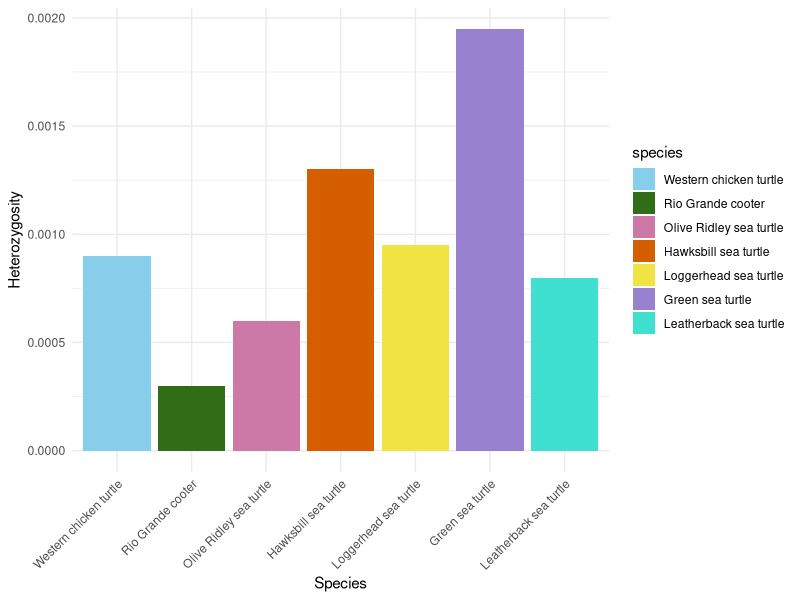
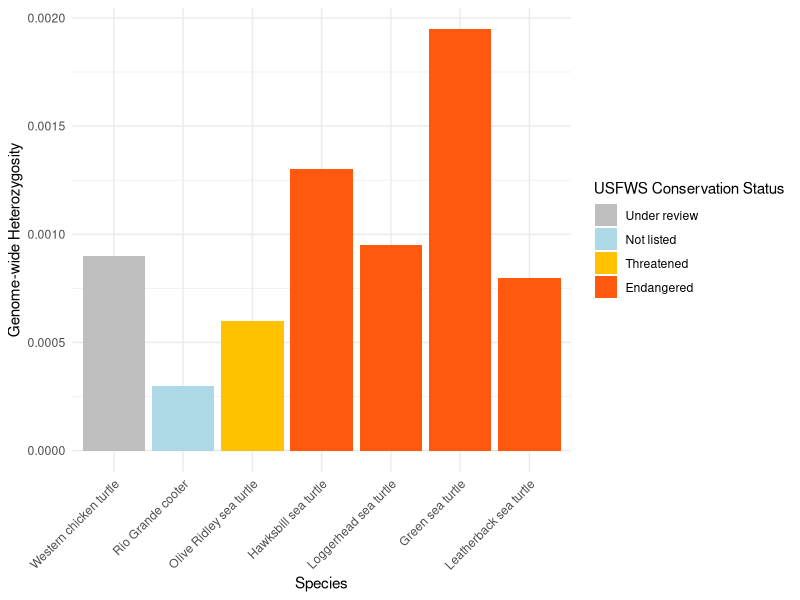

Generate these figures, in order, with R:
# Load the necessary libraries
library(ggplot2)
library(dplyr)

# Create a data frame with the heterozygosity values and species labels
data <- data.frame(
  species = factor(c("Western chicken turtle", "Rio Grande cooter", "Olive Ridley sea turtle", 
                     "Hawksbill sea turtle", "Loggerhead sea turtle", "Green sea turtle", "Leatherback sea turtle"),
                   levels = c("Western chicken turtle", "Rio Grande cooter", "Olive Ridley sea turtle", 
                              "Hawksbill sea turtle", "Loggerhead sea turtle", "Green sea turtle", "Leatherback sea turtle")),
  heterozygosity = c(0.0009, 0.0003, 0.0006, 
                     0.0013, 0.00095, 0.00195, 0.0008)
)

# Create the bar plot with different colors for each species
ggplot(data, aes(x = species, y = heterozygosity, fill = species)) +
  geom_bar(stat = "identity") +
  theme_minimal() +
  theme(axis.text.x = element_text(angle = 45, hjust = 1)) +
  labs(x = "Species", y = "Heterozygosity") +
  scale_fill_manual(values = c("Western chicken turtle" = "skyblue", 
                               "Rio Grande cooter" = "#316d16", 
                               "Olive Ridley sea turtle" = "#cc79a7", 
                               "Hawksbill sea turtle" = "#d55e00", 
                               "Loggerhead sea turtle" = "#f0e442", 
                               "Green sea turtle" = "#9882cf", 
                               "Leatherback sea turtle" = "turquoise"))


#rio = near threatened/not warranted
#olive = vulnerable/threatened
#hawksbill = critically endangered/endangered
#loggerhead = vulnerable/endangered
#green = endangered/endangered
#leatherback = vulnerable = endangered

# Load the necessary libraries
library(ggplot2)
library(dplyr)

# Create a data frame with the heterozygosity values, species labels, and conservation status
data <- data.frame(
  species = factor(c("Western chicken turtle", "Rio Grande cooter", "Olive Ridley sea turtle", 
                     "Hawksbill sea turtle", "Loggerhead sea turtle", "Green sea turtle", "Leatherback sea turtle"),
                   levels = c("Western chicken turtle", "Rio Grande cooter", "Olive Ridley sea turtle", 
                              "Hawksbill sea turtle", "Loggerhead sea turtle", "Green sea turtle", "Leatherback sea turtle")),
  heterozygosity = c(0.0009, 0.0003, 0.0006, 
                     0.0013, 0.00095, 0.00195, 0.0008),
  conservation_status = factor(c("Under review", "Not listed", "Threatened", 
                                 "Endangered", "Endangered", "Endangered", "Endangered"),
                               levels = c("Under review", "Not listed", "Threatened", "Endangered"))
)

# Create the bar plot with different colors for each conservation status
ggplot(data, aes(x = species, y = heterozygosity, fill = conservation_status)) +
  geom_bar(stat = "identity") +
  theme_minimal() +
  theme(axis.text.x = element_text(angle = 45, hjust = 1)) +
  labs(x = "Species", y = "Genome-wide Heterozygosity", fill = "USFWS Conservation Status") +
  scale_fill_manual(values = c("Under review" = "gray",
                               "Not listed" = "lightblue",
                               "Threatened" = "#ffc100", 
                               "Endangered" = "#ff580f"))



